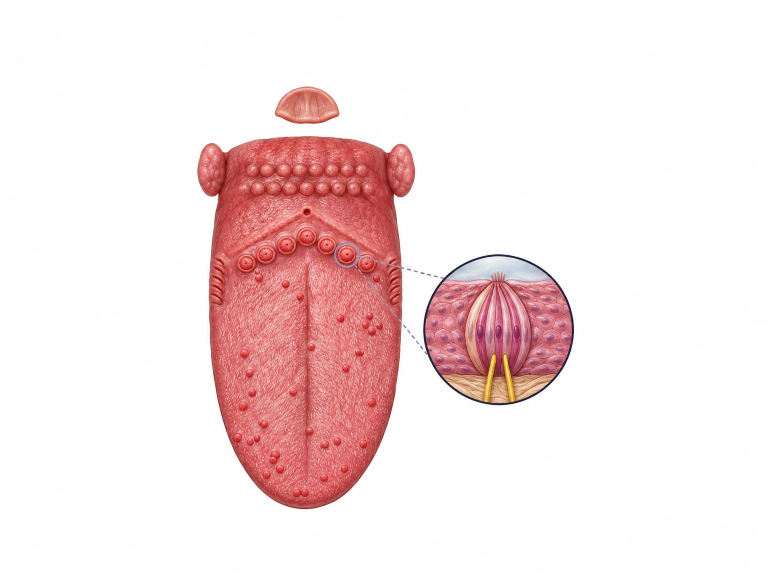
#> input picture tools/ia/llengua_gpt.webp, 1536 x 1152 px, given in place of ull_gpt.webp, which was not available (shown at 1/2 size)
$ python laminas.py
#> lines starting #> are read from the running program, lines starting #| are printed output that depends on the picture
"""Prepara les làmines generades amb IA (OpenRouter · openai/gpt-image-2.6-sunburst, via Composio) per al joc.
Entrada: tools/ia/<òrgan>_gpt.webp (1536×1152, 4:3, mateix enquadrament que la referència SVG: viewBox 0 −25 1000 750).
Sortida: assets/laminas/<òrgan>.webp (1600×1200). El fons gairebé blanc (textura de paper) passa a blanc pur.
Ús: python3 tools/laminas.py"""
import numpy as np
from PIL import Image, ImageFilter

for o in ['ull', 'orella', 'llengua', 'nas', 'pell']:
    im = Image.open(f'tools/ia/{o}_gpt.webp').convert('RGB').resize((1600, 1200), Image.LANCZOS)
    a = np.asarray(im).astype(float)
    mn, mx = a.min(2), a.max(2)
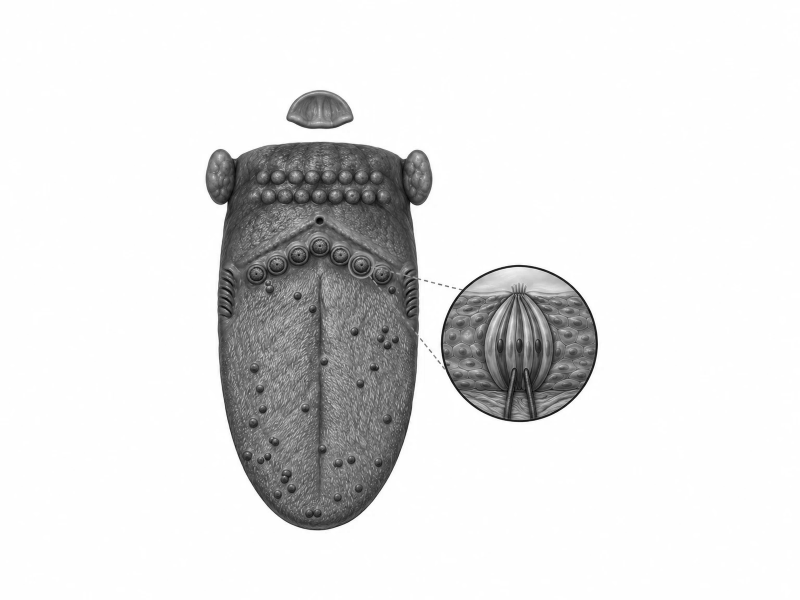
#> mn: shape (1200, 1600) float64 (shown at 1/2 size); min 0, max 255, mean 226.3
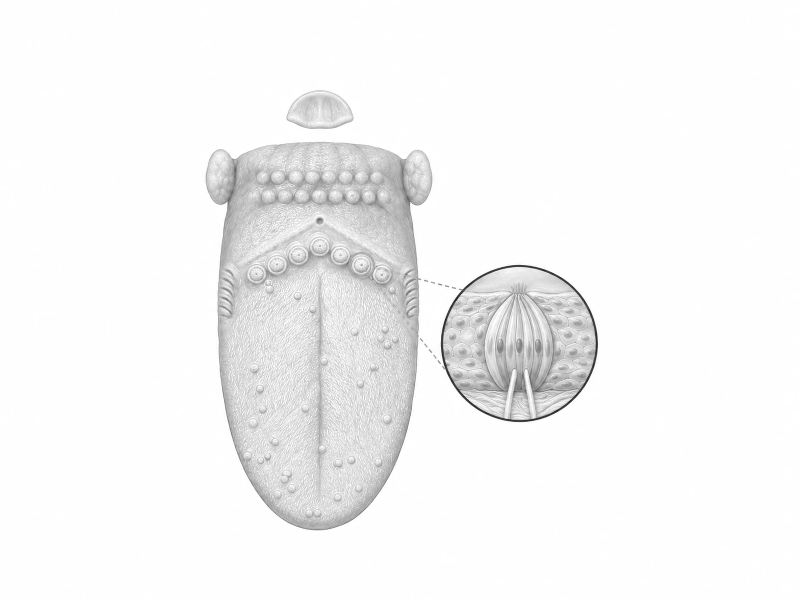
#> mx: shape (1200, 1600) float64 (shown at 1/2 size); min 18, max 255, mean 245.1
    # fons: clar i poc saturat; transició suau entre 222 i 238
    w = np.clip((mn - 222) / 16, 0, 1) * np.clip(1 - (mx - mn - 10) / 14, 0, 1)
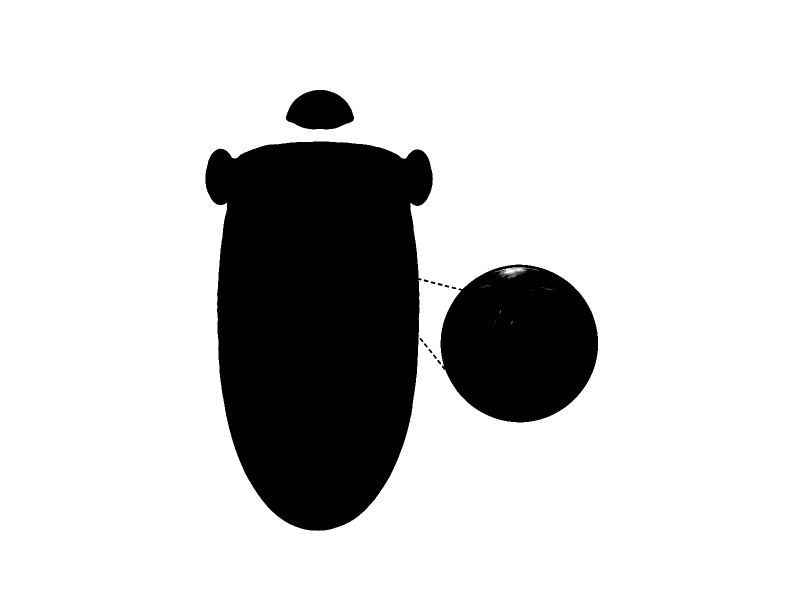
#> w: shape (1200, 1600) float64 (shown at 1/2 size); min 0, max 1, mean 0.81
    w = np.asarray(Image.fromarray((w * 255).astype(np.uint8)).filter(ImageFilter.GaussianBlur(1.2))).astype(float)[..., None] / 255
#> w: shape (1200, 1600, 1) float64
    out = a * (1 - w) + 255 * w
    Image.fromarray(out.clip(0, 255).astype(np.uint8)).save(f'assets/laminas/{o}.webp', quality=86, method=6)
    print(o, 'ok')
#> pass 2 of the loop `for o in ['ull', 'orella', 'llengua', 'nas', 'pell']:`:
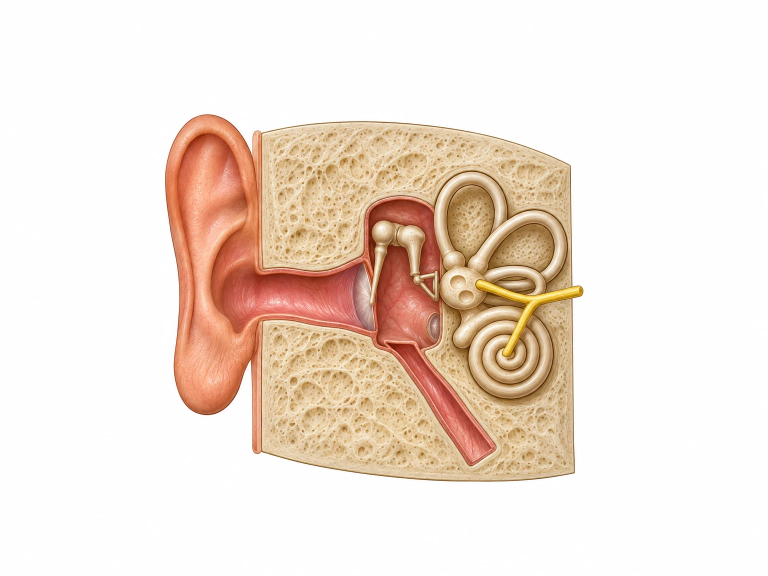
#> input picture tools/ia/orella_gpt.webp, 1536 x 1152 px, found by its file name (shown at 1/2 size)
#> `mn, mx = a.min(2), a.max(2)`:
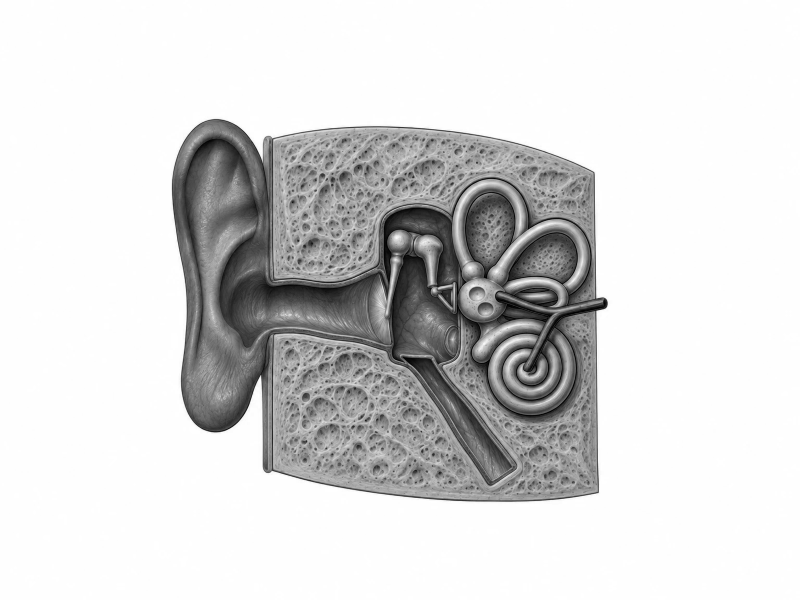
#> mn: shape (1200, 1600) float64 (shown at 1/2 size); min 0, max 255, mean 215.5
#> `w = np.clip((mn - 222) / 16, 0, 1) * np.clip(1 - (mx - mn - 10) / 14, ..`:
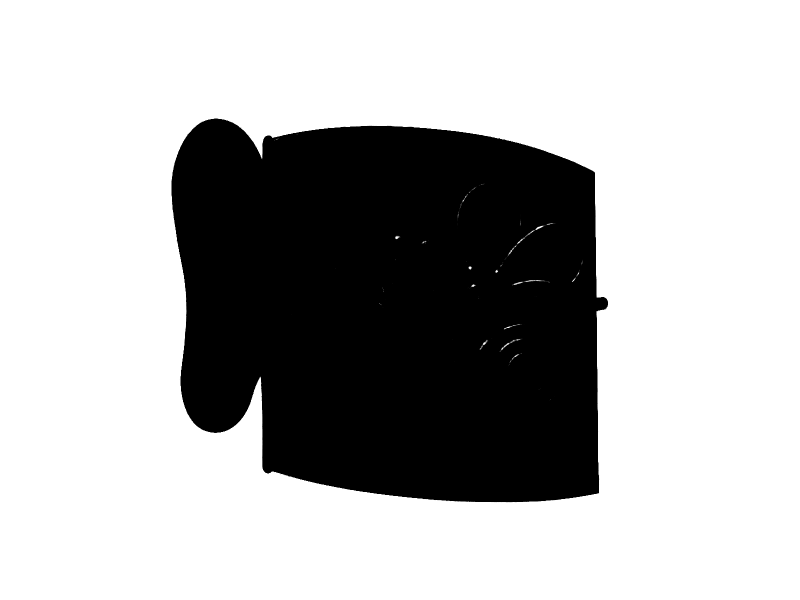
#> w: shape (1200, 1600) float64 (shown at 1/2 size); min 0, max 1, mean 0.702
